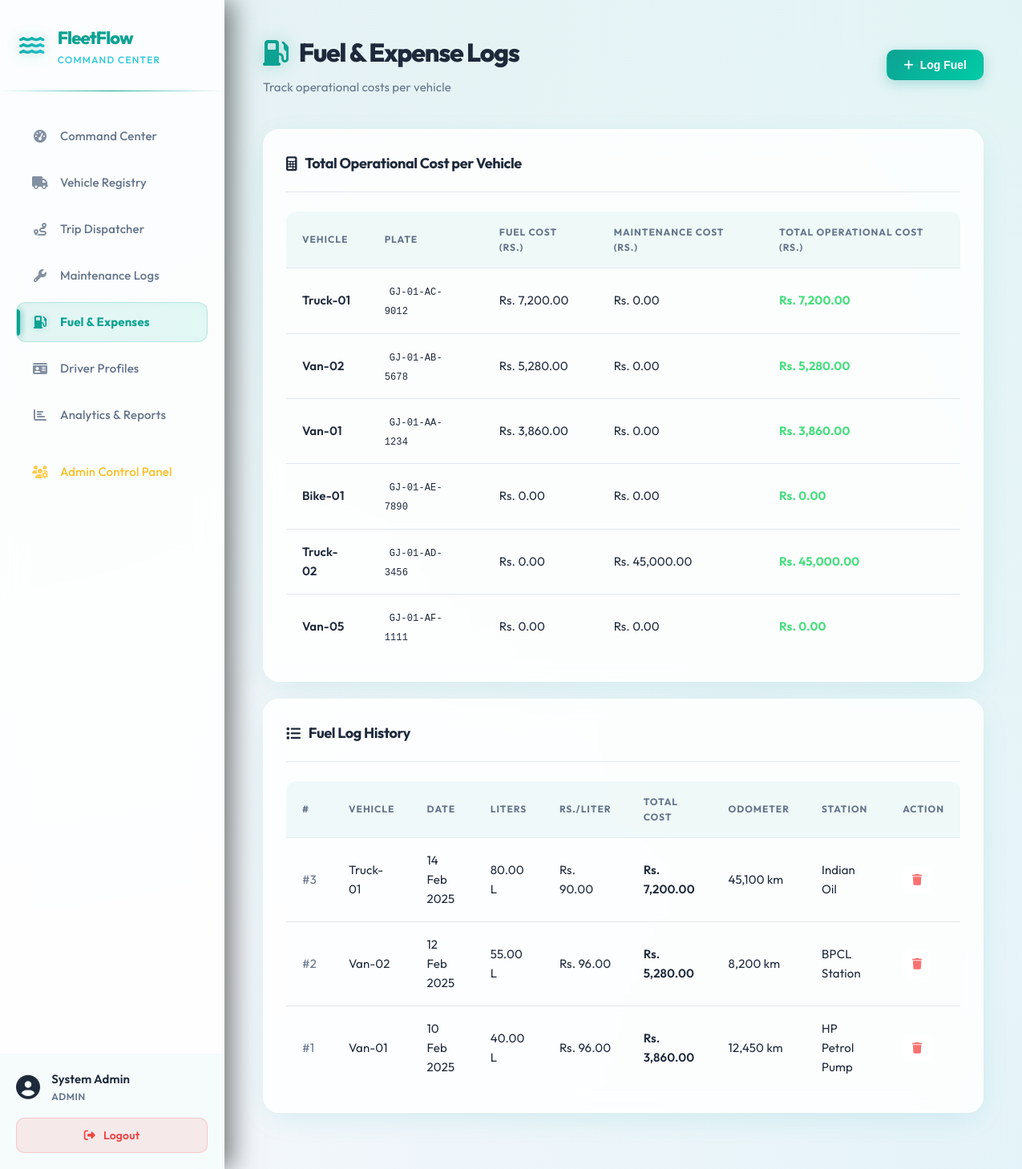
Screenshot of /pages/fuel.php (signed in) with the database file from the repository.
### tables this page shows
CREATE TABLE vehicles (
    id INT AUTO_INCREMENT PRIMARY KEY,
    name VARCHAR(100) NOT NULL,
    model VARCHAR(100) NOT NULL,
    license_plate VARCHAR(50) NOT NULL UNIQUE,
    type VARCHAR(20) NOT NULL DEFAULT 'Van',
    max_capacity DECIMAL(10,2) NOT NULL,
    odometer DECIMAL(10,2) NOT NULL DEFAULT 0,
    acquisition_cost DECIMAL(12,2) NOT NULL DEFAULT 0,
    region VARCHAR(100) NOT NULL DEFAULT '',
    status VARCHAR(20) NOT NULL DEFAULT 'Available',
    created_at TIMESTAMP DEFAULT CURRENT_TIMESTAMP
);

CREATE TABLE fuel_logs (
    id INT AUTO_INCREMENT PRIMARY KEY,
    vehicle_id INT NOT NULL,
    trip_id INT DEFAULT NULL,
    liters DECIMAL(8,2) NOT NULL,
    cost_per_liter DECIMAL(8,2) NOT NULL,
    total_cost DECIMAL(12,2) NOT NULL,
    odometer_at_fill DECIMAL(10,2) NOT NULL DEFAULT 0,
    fuel_date DATE NOT NULL,
    station VARCHAR(150) NOT NULL DEFAULT '',
    created_at TIMESTAMP DEFAULT CURRENT_TIMESTAMP,
    FOREIGN KEY (vehicle_id) REFERENCES vehicles(id) ON DELETE CASCADE,
    FOREIGN KEY (trip_id) REFERENCES trips(id) ON DELETE SET NULL
);

### pages/fuel.php (the view, shortened to what this page needs)
<?php
require_once '../includes/config.php';
$logs = $conn->query("SELECT fl.*, v.name as vname FROM fuel_logs fl JOIN vehicles v ON fl.vehicle_id=v.id ORDER BY fl.id DESC");
$summary = $conn->query("SELECT v.id, v.name, v.license_plate,
    COALESCE(SUM(fl.total_cost),0) as fuel_cost,
    COALESCE((SELECT SUM(ml.cost) FROM maintenance_logs ml WHERE ml.vehicle_id=v.id),0) as maint_cost
    FROM vehicles v
    LEFT JOIN fuel_logs fl ON fl.vehicle_id=v.id
    GROUP BY v.id ORDER BY fuel_cost DESC LIMIT 10");
include '../includes/header.php';
?>
<div class="page-header">
    <div>
        <div class="page-title"><i class="fas fa-gas-pump"></i> Fuel &amp; Expense Logs</div>
        <div class="page-subtitle">Track operational costs per vehicle</div>
    </div>
    <button class="btn btn-primary" onclick="openModal('addFuelModal')">
        <i class="fas fa-plus"></i> Log Fuel
    </button>
</div>
<div class="card" style="margin-bottom:20px">
    <div class="card-header">
        <div class="card-title"><i class="fas fa-calculator"></i> Total Operational Cost per Vehicle</div>
    </div>
    <div class="table-wrap">
        <table>
            <thead><tr><th>Vehicle</th><th>Plate</th><th>Fuel Cost (Rs.)</th><th>Maintenance Cost (Rs.)</th><th>Total Operational Cost (Rs.)</th></tr></thead>
            <tbody>
            <?php $summary->data_seek(0); while ($s = $summary->fetch_assoc()): ?>
            <tr>
                <td style="font-weight:600"><?= htmlspecialchars($s['name']) ?></td>
                <td><code style="background:var(--dark);padding:2px 6px;border-radius:4px;font-size:12px"><?= htmlspecialchars($s['license_plate']) ?></code></td>
                <td>Rs. <?= number_format($s['fuel_cost'], 2) ?></td>
                <td>Rs. <?= number_format($s['maint_cost'], 2) ?></td>
                <td style="font-weight:700;color:#4ade80">Rs. <?= number_format($s['fuel_cost'] + $s['maint_cost'], 2) ?></td>
            </tr>
            <?php endwhile; ?>
            </tbody>
        </table>
    </div>
</div>
<div class="card">
    <div class="card-header">
        <div class="card-title"><i class="fas fa-list"></i> Fuel Log History</div>
    </div>
    <div class="table-wrap">
        <table>
            <thead><tr><th>#</th><th>Vehicle</th><th>Date</th><th>Liters</th><th>Rs./Liter</th><th>Total Cost</th><th>Odometer</th><th>Station</th><th>Action</th></tr></thead>
            <tbody>
            <?php while ($f = $logs->fetch_assoc()): ?>
            <tr>
                <td style="color:var(--text-muted)">#<?= $f['id'] ?></td>
                <td><?= htmlspecialchars($f['vname']) ?></td>
                <td><?= date('d M Y', strtotime($f['fuel_date'])) ?></td>
                <td><?= number_format($f['liters'], 2) ?> L</td>
                <td>Rs. <?= number_format($f['cost_per_liter'], 2) ?></td>
                <td style="font-weight:600">Rs. <?= number_format($f['total_cost'], 2) ?></td>
                <td><?= number_format($f['odometer_at_fill']) ?> km</td>
                <td><?= htmlspecialchars($f['station'] ?: '—') ?></td>
                <td>
                    <form method="POST" style="display:inline" onsubmit="return confirmDelete()">
                        <button type="submit" class="action-btn delete"><i class="fas fa-trash"></i></button>
                    </form>
                </td>
            </tr>
            <?php endwhile; ?>
            </tbody>
        </table>
    </div>
</div>
<?php include '../includes/footer.php'; ?>

### css/style.css (style rules this page uses)
:root { --primary: #0da292; --primary-glow: rgba(13, 162, 146, 0.3); --secondary: #00cca7; --secondary-glow: rgba(0, 204, 167, 0.3); --accent: #26c6da; --success: #10b981; --warning: #f59e0b; --danger: #ef4444; --info: #0ea5e9; --bg-base: #f4f7fb; --glass-bg: rgba(255, 255, 255, 0.85); --glass-border: rgba(255, 255, 255, 1); --glass-highlight: rgba(255, 255, 255, 0.6); --text: #1e293b; --text-muted: #64748b; --input-bg: rgba(255, 255, 255, 0.9); --input-border: #e2e8f0; --sidebar-width: 280px; --shadow-glass: 0 10px 40px -10px rgba(13, 162, 146, 0.15); --shadow-glow: 0 0 20px rgba(13, 162, 146, 0.2); }
* { margin: 0; padding: 0; box-sizing: border-box; }
body { font-family: 'Outfit', sans-serif; background: var(--bg-base); background-image: radial-gradient(at 0% 0%, rgba(13, 162, 146, 0.08) 0px, transparent 60%), radial-gradient(at 100% 0%, rgba(0, 204, 167, 0.08) 0px, transparent 60%), radial-gradient(at 100% 100%, rgba(38, 198, 218, 0.08) 0px, transparent 60%); background-attachment: fixed; color: var(--text); min-height: 100vh; font-size: 15px; line-height: 1.6; letter-spacing: 0.01em; }
.page-header { display: flex; align-items: center; justify-content: space-between; margin-bottom: 40px; animation: slideDown 0.5s ease-out forwards; }
.page-title { font-size: 32px; font-weight: 800; color: var(--text); display: flex; align-items: center; gap: 14px; letter-spacing: -0.04em; }
.page-title i { color: var(--primary); filter: drop-shadow(0 0 10px var(--primary-glow)); }
.page-subtitle { font-size: 15px; color: var(--text-muted); margin-top: 6px; font-weight: 400; }
.card { background: var(--glass-bg); backdrop-filter: blur(12px); -webkit-backdrop-filter: blur(12px); border: 1px solid var(--glass-border); border-radius: 20px; padding: 28px; margin-bottom: 30px; box-shadow: var(--shadow-glass); animation: fadeIn 0.6s ease-out forwards; }
.card-header { display: flex; align-items: center; justify-content: space-between; margin-bottom: 24px; padding-bottom: 20px; border-bottom: 1px solid var(--input-border); }
.card-title { font-size: 18px; font-weight: 700; color: var(--text); display: flex; align-items: center; gap: 10px; letter-spacing: -0.02em; }
.table-wrap { overflow-x: auto; border-radius: 12px; }
table { width: 100%; border-collapse: separate; border-spacing: 0; }
th { background: rgba(13, 162, 146, 0.05); padding: 16px 20px; text-align: left; font-size: 12px; font-weight: 700; color: var(--text-muted); text-transform: uppercase; letter-spacing: 0.08em; border-bottom: 1px solid var(--input-border); }
th:first-child { border-top-left-radius: 12px; }
th:last-child { border-top-right-radius: 12px; }
td { padding: 16px 20px; font-size: 15px; border-bottom: 1px solid var(--input-border); vertical-align: middle; color: var(--text); transition: background 0.2s; }
tr:last-child td { border-bottom: none; }
.btn { display: inline-flex; align-items: center; gap: 8px; padding: 10px 20px; border-radius: 10px; font-size: 14px; font-weight: 600; cursor: pointer; border: 1px solid transparent; text-decoration: none; transition: all 0.3s cubic-bezier(0.4, 0, 0.2, 1); justify-content: center; position: relative; overflow: hidden; }
.btn::after { content: ''; position: absolute; top: 0; left: -100%; width: 50%; height: 100%; background: linear-gradient(90deg, transparent, rgba(255, 255, 255, 0.2), transparent); transform: skewX(-20deg); }
.btn-primary { background: linear-gradient(135deg, var(--primary), var(--secondary)); color: #fff; box-shadow: 0 4px 15px var(--primary-glow); }
.action-btn { display: inline-flex; align-items: center; justify-content: center; width: 36px; height: 36px; border-radius: 10px; border: 1px solid rgba(255, 255, 255, 0.05); cursor: pointer; font-size: 14px; transition: all 0.3s cubic-bezier(0.4, 0, 0.2, 1); text-decoration: none; background: rgba(255, 255, 255, 0.02); backdrop-filter: blur(4px); }
.action-btn.delete { color: #f87171; }

### rows the page displays
vehicles: name "Truck-01", license_plate "GJ-01-AC-9012", fuel_cost "7,200.00", maint_cost "0.00", maint_cost "7,200.00"
vehicles: name "Van-02", license_plate "GJ-01-AB-5678", fuel_cost "5,280.00", maint_cost "0.00", maint_cost "5,280.00"
vehicles: name "Van-01", license_plate "GJ-01-AA-1234", fuel_cost "3,860.00", maint_cost "0.00", maint_cost "3,860.00"
vehicles: name "Bike-01", license_plate "GJ-01-AE-7890", fuel_cost "0.00", maint_cost "0.00"
vehicles: name "Truck-02", license_plate "GJ-01-AD-3456", fuel_cost "0.00", maint_cost "45,000.00"
vehicles: name "Van-05", license_plate "GJ-01-AF-1111", fuel_cost "0.00", maint_cost "0.00"
fuel_logs: id "3", vehicle.name "Truck-01", fuel_date "14 Feb 2025", liters "80.00", cost_per_liter "90.00", total_cost "7,200.00", odometer_at_fill "45,100", station "Indian Oil"
fuel_logs: id "2", vehicle.name "Van-02", fuel_date "12 Feb 2025", liters "55.00", cost_per_liter "96.00", total_cost "5,280.00", odometer_at_fill "8,200", station "BPCL Station"
fuel_logs: id "1", vehicle.name "Van-01", fuel_date "10 Feb 2025", liters "40.00", cost_per_liter "96.00", total_cost "3,860.00", odometer_at_fill "12,450", station "HP Petrol Pump"

### other values shown
$user_name "System Admin"
str_replace('_',' ',$user_role) "ADMIN"
